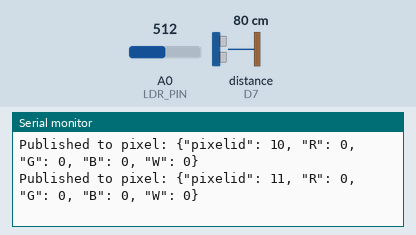
The sketch below on a simulated Arduino MKR. Shown: the last lines printed to the serial monitor. Wiring (inferred from the names in the program): ultrasonic range finder: trigger D6; echo D7. The test bench sets the inputs (shaded band); at power-on: distance to the obstacle (sensor on D7) 80 cm, A0 (LDR_PIN) = 512. The echo pulse lasts 58.3 µs per cm; WiFi joins after 1.5 s; servers stay silent unless stated; no MQTT or app messages arrive unless stated; not simulated (calls return 0 or success): arduino_secrets.h.

Above: at 8.7 s.
8.8 s: distance to the obstacle (sensor on D7) set to 2 cm
10.3 s: A0 (LDR_PIN) set to 390
At 11.1 s:
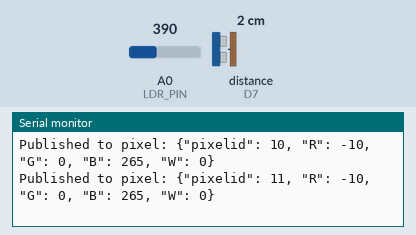
11.8 s: distance to the obstacle (sensor on D7) set to 4 cm
At 11.8 s:
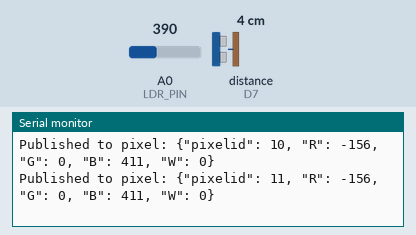
13.3 s: A0 (LDR_PIN) set to 410
At 13.3 s:
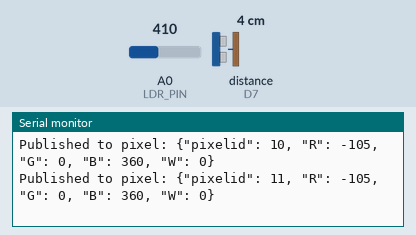
Timing chart, 0 to 15.8 s (numbered marks = the images above; inputs shaded):
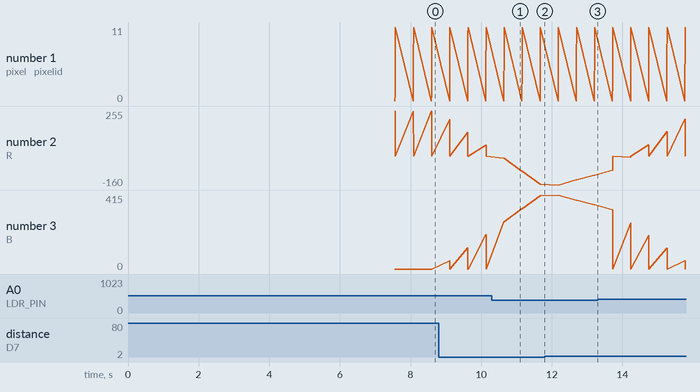

Measured:
- after the input at 10.3 s, the serial monitor: prints a new line after 0.34 s (image 1)

The sketch:

sketch_cefinal2.2not_test.ino
```cpp
#include <WiFiNINA.h>
#include <PubSubClient.h>
#include "arduino_secrets.h"

// Wi-Fi and MQTT credentials
const char* ssid = SECRET_SSID;
const char* password = SECRET_PASS;
const char* mqtt_server = "mqtt.cetools.org";
const int mqtt_port = 1884;
const char* mqtt_username = SECRET_MQTTUSER;
const char* mqtt_password = SECRET_MQTTPASS;

// MQTT topics
const char* mqtt_topic_pixels = "student/CASA0014/light/1/pixel/";

// Sensor pins
#define LDR_PIN A0
#define TRIG_PIN 6
#define ECHO_PIN 7

WiFiClient wifiClient;
PubSubClient client(wifiClient);

const int NUM_SAMPLES = 10;
float distanceBuffer[NUM_SAMPLES] = {0};
int bufferIndex = 0;

void setup() {
  Serial.begin(115200);
  delay(1000);

  // Configure sensor pins
  pinMode(TRIG_PIN, OUTPUT);
  pinMode(ECHO_PIN, INPUT);

  // Connect to Wi-Fi
  WiFi.setHostname("MKR1010_Controller");
  connectToWiFi();

  // Set MQTT server
  client.setServer(mqtt_server, mqtt_port);
  Serial.println("Setup complete");
}

void loop() {
  // Ensure connection to MQTT broker
  if (!client.connected()) {
    reconnectMQTT();
  }

  // Ensure connection to Wi-Fi
  if (WiFi.status() != WL_CONNECTED) {
    connectToWiFi();
  }

  // Process incoming MQTT messages
  client.loop();

  // Control LEDs using LDR and distance values
  controlLightPattern();

  delay(500); // Small delay to avoid overwhelming the MQTT broker
}

void connectToWiFi() {
  while (WiFi.status() != WL_CONNECTED) {
    Serial.print("Connecting to Wi-Fi: ");
    Serial.println(ssid);
    WiFi.begin(ssid, password);
    delay(5000);
  }
  Serial.print("Connected to Wi-Fi. IP Address: ");
  Serial.println(WiFi.localIP());
}

void reconnectMQTT() {
  while (!client.connected()) {
    Serial.print("Connecting to MQTT broker...");
    if (client.connect("MKR1010_Client", mqtt_username, mqtt_password)) {
      Serial.println("connected");
    } else {
      Serial.print("failed, rc=");
      Serial.print(client.state());
      Serial.println(" try again in 5 seconds");
      delay(5000);
    }
  }
}

void controlLightPattern() {
  // Measure LDR value
  int ldrValue = analogRead(LDR_PIN);
  Serial.print("LDR Value: ");
  Serial.println(ldrValue);

  // Map LDR value to the number of LEDs
  int numLEDs;
  if (ldrValue < 400) {
    numLEDs = 12; // 点亮所有灯
  } else if (ldrValue > 1000) {
    numLEDs = 0; // 熄灭所有灯
  } else {
    numLEDs = map(ldrValue, 1000, 400, 1, 12);
    numLEDs = constrain(numLEDs, 0, 12);
  }

  // Measure distance for color control
  float distance = getFilteredDistance();

  // Update LEDs
  char mqtt_message[100];
  for (int i = 0; i < 12; i++) {
    int r = 0, g = 0, b = 0;

    if (i < numLEDs) {

      if (distance <= 30) {

        r = 255;
        g = 0;
        b = 0;
      } else {

        r = map(distance, 30, 100, 255, 0);
        g = 0;
        b = map(distance, 30, 100, 0, 255);
      }
    }

    sprintf(mqtt_message, "{\"pixelid\": %d, \"R\": %d, \"G\": %d, \"B\": %d, \"W\": 0}", i, r, g, b);
    client.publish(mqtt_topic_pixels, mqtt_message);

    Serial.print("Published to pixel: ");
    Serial.println(mqtt_message);
  }
}

float measureDistance() {

  digitalWrite(TRIG_PIN, LOW);
  delayMicroseconds(2);
  digitalWrite(TRIG_PIN, HIGH);
  delayMicroseconds(10);
  digitalWrite(TRIG_PIN, LOW);

  long duration = pulseIn(ECHO_PIN, HIGH);
  float distance = (duration * 0.034) / 2.0;
  if (distance < 2 || distance > 200) {
    return 200;
  }
  return distance;
}

float getFilteredDistance() {
  float rawDistance = measureDistance();
  distanceBuffer[bufferIndex] = rawDistance;
  bufferIndex = (bufferIndex + 1) % NUM_SAMPLES;


  float sum = 0;
  for (int i = 0; i < NUM_SAMPLES; i++) {
    sum += distanceBuffer[i];
  }
  float filteredDistance = sum / NUM_SAMPLES;
  Serial.print("Filtered Distance: ");
  Serial.println(filteredDistance);
  return filteredDistance;
}
```
